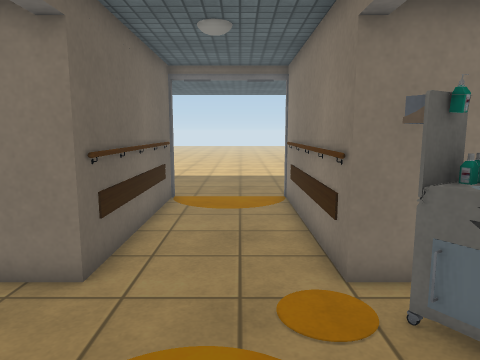
view 1 (above)

12 first-person views from a walk through a 3-D level made in the Unity game engine. The camera is 1.4 m above the floor, tilts 8° down and sees 70° across. The floor is counted in squares, 0.5 m on a side. Each view is taken from the middle of a square. On the plan, view 1 faces up. The plan holds only what a view shows up to about 20 squares ahead; the rest is blank. The place goes on beyond the plan. The player is left out. Door leaves are left out, so doorways stand open. Some surface patterns are stand-ins.

view 2
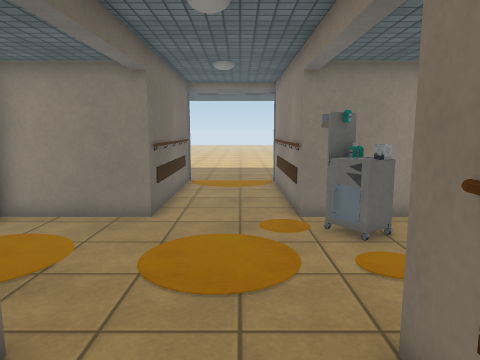

view 3
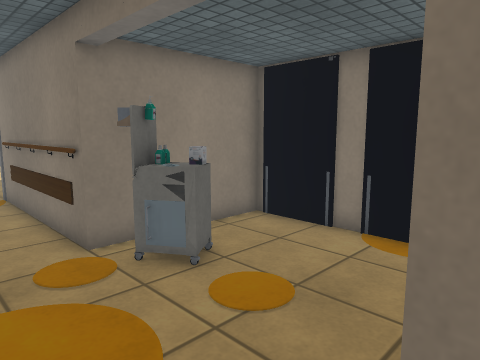

view 4
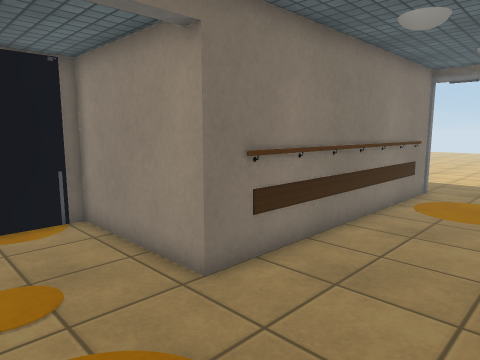

view 5
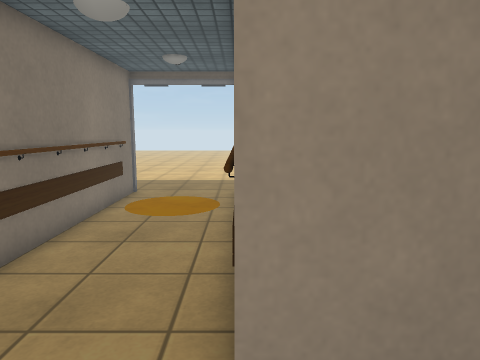

view 6
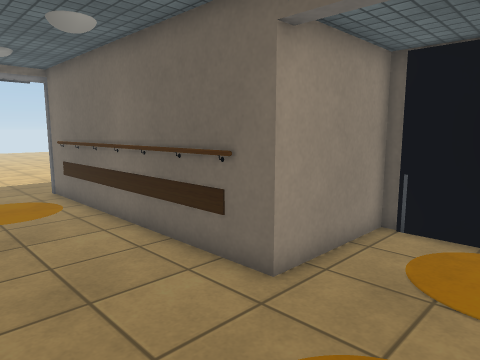

view 7
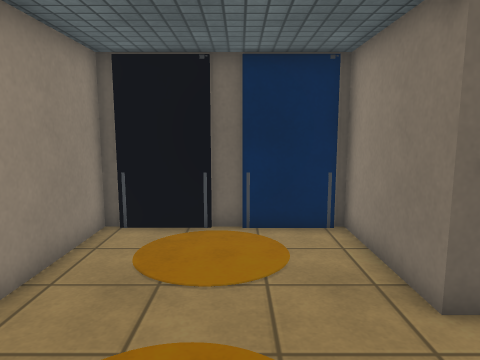

view 8
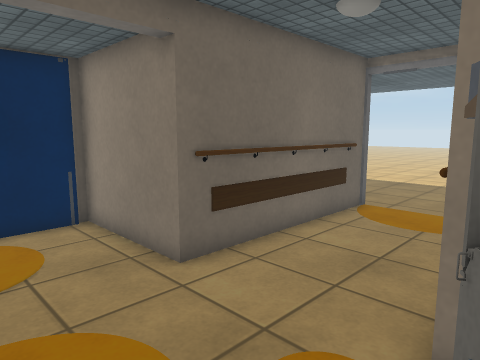

view 9
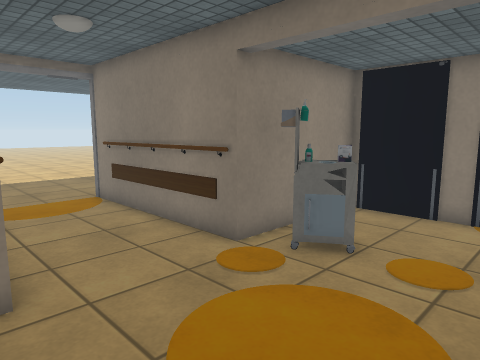

view 10
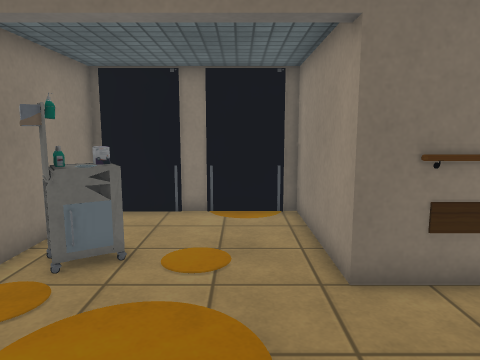

view 11
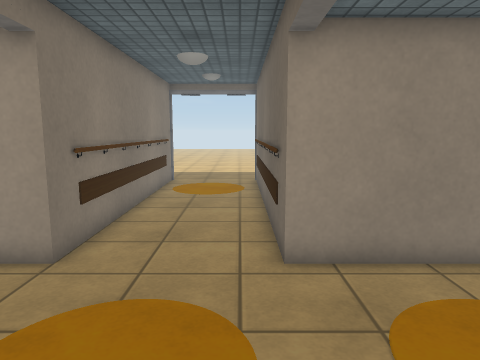

view 12
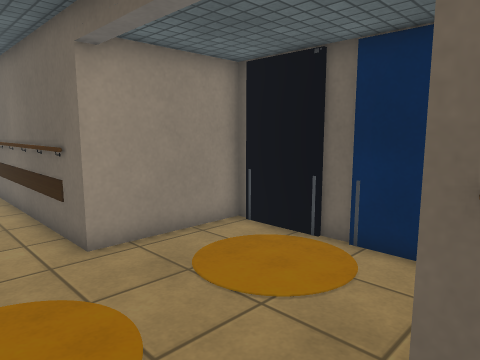

### Floor plan
Points are (right, up) in squares from view 1. A wall is a line through its corners. A room is listed if a view was taken in it or the views show most of it. See-through windows are left out.
Room 1 (views 1, 2, 3, 4, 5, 6, 7, 8, 9, 10, 11, 12)
walls: (3.2, 3.5) (2.3, 5); (2, 6.1) (2, 13.4); (4.2, 4.2) (3.3, 3.5); (-2.9, 14.9) (-2.9, 6.1) (-7.8, 6.1) (-7.8, -1) (-2.9, -1) (-2.9, -11.5); (2, -11.5) (2, -1) (7.9, -1) (7.9, 6.1) (4, 6.1)
low walls: (3.3, 3.5) (2.4, 4.6)
ways out: open door at (-0.5, 14.6); gap at (2, 7); gap at (2, 13)
Room 2 (no view inside)
walls: (3, 3.7) (4, 4.3) (3.4, 5.3); (4, 6.1) (2, 6.1)
objects: other object (3, 5)

Positions as (right, up) in squares from view 1, and headings:
1: (0, 0), facing up
2: (0, -5), facing up
3: (-1, -2), facing up-right
4: (-3, 3), facing down-right
5: (-3, 2), facing down
6: (2, 3), facing down-left
7: (2, 3), facing left
8: (3, 2), facing up-left
9: (-4, 0), facing up-right
10: (-4, 1), facing right
11: (-2, 6), facing down
12: (0, 7), facing down-left
